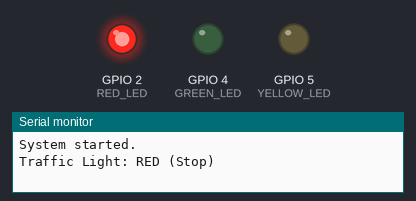
A sketch run on a simulated ESP32-S3. Parts: output pins drawn as LEDs (lit = HIGH), the last lines printed to the serial monitor.

Above: at 1.5 s.
At 4.5 s:
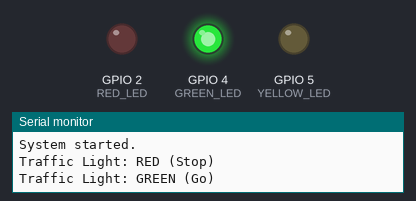
At 7.5 s:
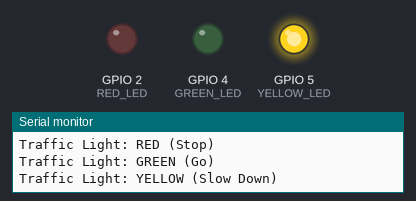
Timing chart, 0 to 11.7 s (numbered marks = the images above):
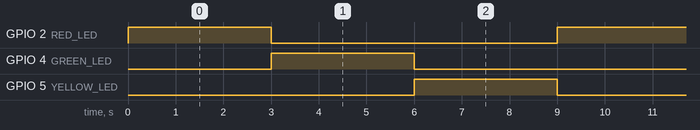

The sketch:

N_A_ICTE8.ino
```cpp
/**
 * @file N_A_ICTE8.ino
 * @author Nathaniel Wagner and Armina Moghadasi
 * @brief A traffic light controller that illuminates three LEDs external to an
 *        ESP32S3 in sequential order, each for 3 seconds at a time.
 * @details This program uses FreeRTOS and a simple FSM to execute the tasks in
 *          a non-blocking, priority driven manner.
 * @date 2026-08-05
 */

#include "freertos/FreeRTOS.h"     // FreeRTOS kernel API
#include "freertos/task.h"         // Task creation/management
#include "freertos/queue.h"        // Queue for inter-task communication

// ==============================================
// Pin Definitions
// ==============================================
#define RED_LED 2
#define YELLOW_LED 5
#define GREEN_LED 4

// The amount of stack space to give each task (in words)
#define STACK_ALLOC_TO_EACH_TASK 2048
#define QUEUE_SIZE 2

// ==============================================
// Queue Handle
// ==============================================
QueueHandle_t state_queue; // Passes traffic light states between tasks.


// ==============================================
// Enum for Traffic Light States
// ==============================================
enum State {RED, GREEN, YELLOW};


// ==============================================
// Traffic Controller Task
// ==============================================
/**
 * @brief FSM that changes between states RED, YELLOW, AND GREEN sequentially.
 *
 * @param pvParameters Unused parameter port.
 */
void Task_TrafficController(void *pvParameters) {
    while(1) {
        State red = RED;
        State yellow = YELLOW;
        State green = GREEN;
        // xQueueSend needs a pointer argument for the element to add.
        xQueueSend(state_queue, &red, portMAX_DELAY);
        vTaskDelay(pdMS_TO_TICKS(3000));
        xQueueSend(state_queue, &green, portMAX_DELAY);
        vTaskDelay(pdMS_TO_TICKS(3000));
        xQueueSend(state_queue, &yellow, portMAX_DELAY);
        vTaskDelay(pdMS_TO_TICKS(3000));
    }
}


// ==============================================
// Traffic Light Task
// ==============================================
/**
 * @brief Illuminates the correct LED based on the state of the FSM.
 *
 * @param pvParameters Unused parameter port.
 */
void Task_TrafficLight(void *pvParameters) {
    State curr_state;
    while (1) {
        if (xQueueReceive(state_queue, &curr_state, pdMS_TO_TICKS(100)) == pdTRUE) {
            digitalWrite(RED_LED, LOW);
            digitalWrite(GREEN_LED, LOW);
            digitalWrite(YELLOW_LED, LOW);

            if (curr_state == GREEN) {
                Serial.println("Traffic Light: GREEN (Go)");
                digitalWrite(GREEN_LED, HIGH);
            } else if (curr_state == RED) {
                Serial.println("Traffic Light: RED (Stop)");
                digitalWrite(RED_LED, HIGH);
            } else if (curr_state == YELLOW) {
                Serial.println("Traffic Light: YELLOW (Slow Down)");
                digitalWrite(YELLOW_LED, HIGH);
            }
        }
    }
}


// ==============================================
// Setup
// ==============================================
void setup() {
    Serial.begin(115200);

    pinMode(RED_LED, OUTPUT);
    pinMode(GREEN_LED, OUTPUT);
    pinMode(YELLOW_LED, OUTPUT);

    state_queue = xQueueCreate(QUEUE_SIZE, sizeof(enum State));
    if (state_queue == NULL) {
        Serial.println("Error: Queue not created!");
        while (1); // Halt if queue creation fails
    }

    // Give both tasks the same priority
    xTaskCreate(Task_TrafficController, "Controller", STACK_ALLOC_TO_EACH_TASK, NULL, 2, NULL);
    xTaskCreate(Task_TrafficLight, "Lights",  STACK_ALLOC_TO_EACH_TASK, NULL, 1, NULL);

    Serial.println("System started.");
}


// ==============================================
// Loop
// ==============================================
void loop() {
    // Leave empty. FreeRTOS handles task scheduling.
}
```

Measured:
- by itself, GPIO 2 (RED_LED), GPIO 4 (GREEN_LED), GPIO 5 (YELLOW_LED): alternates HIGH for 3.0 s and LOW for 6.0 s
- by itself, everything shown: repeats every 9.0 s, in 3 steps
